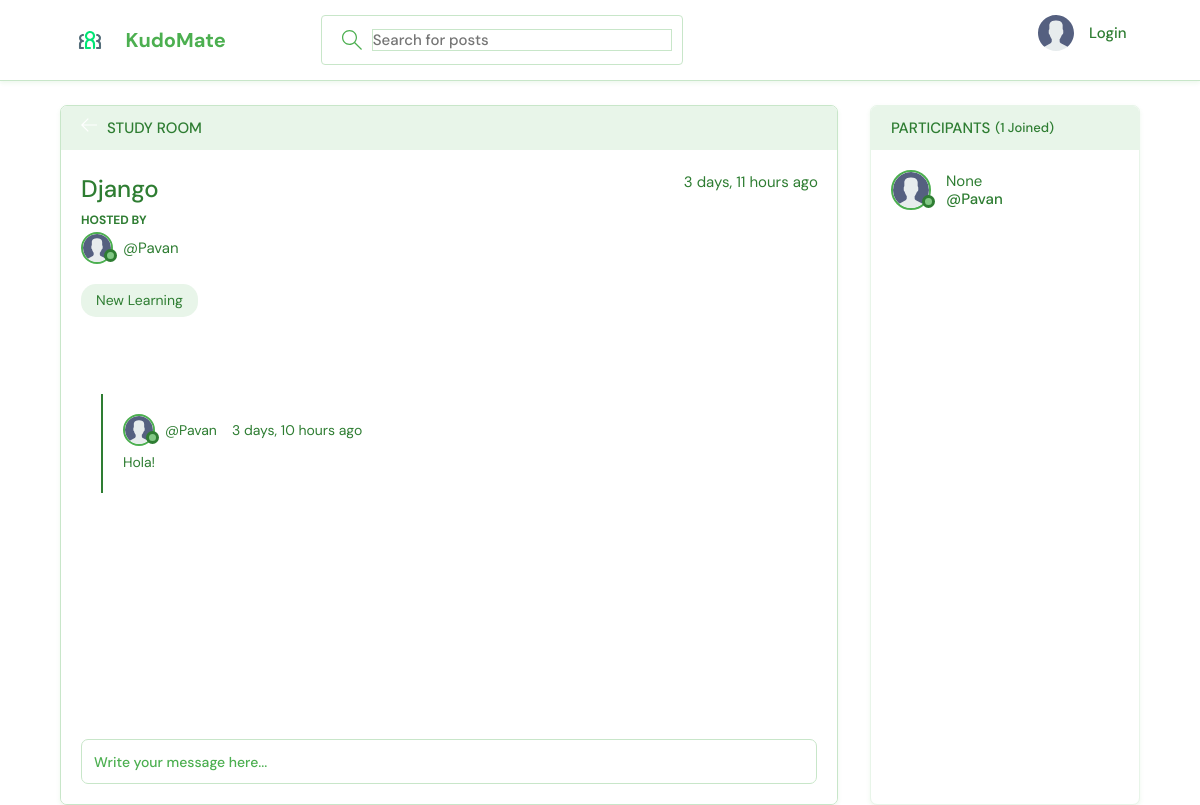
The page /room/1/ on the database its author committed.
### base/models.py (models this page shows, shortened)
class Room(models.Model):
    host = models.ForeignKey(User, on_delete=models.SET_NULL, null=True)
    topic = models.ForeignKey(Topic, on_delete=models.SET_NULL, null=True)
    name = models.CharField(max_length=200)
    description = models.TextField(null=True, blank=True)
    participants = models.ManyToManyField(
        User, related_name='participants', blank=True)
    updated = models.DateTimeField(auto_now=True)
    created = models.DateTimeField(auto_now_add=True)
    class Meta:
        ordering = ['-updated', '-created']

class User(AbstractUser):
    name = models.CharField(max_length=200, null=True)
    email = models.EmailField(unique=True, null=True)
    bio = models.TextField(null=True)
    avatar = models.ImageField(null=True, default="avatar.svg")
    credits = models.IntegerField(default=0)
    USERNAME_FIELD = 'email'
    REQUIRED_FIELDS = ['username']  # email is automatically required by USERNAME_FIELD
    objects = UserManager()

class Topic(models.Model):
    name = models.CharField(max_length=200)
    def __str__(self):
        return self.name

class Message(models.Model):
    user = models.ForeignKey(User, on_delete=models.CASCADE)
    room = models.ForeignKey(Room, on_delete=models.CASCADE)
    body = models.TextField()
    updated = models.DateTimeField(auto_now=True)
    created = models.DateTimeField(auto_now_add=True)
    class Meta:
        ordering = ['-updated', '-created']

### base/views.py (the view, shortened to what this page needs)
# urls.py: path('room/<str:pk>/', views.room, name="room"),
def room(request, pk):
    room = Room.objects.get(id=pk)
    room_messages = room.message_set.all()
    participants = room.participants.all()
    context = {'room': room, 'room_messages': room_messages,
               'participants': participants}
    return render(request, 'base/room.html', context)

### base/templates/base/room.html (shortened to what this page needs)
{% extends 'main.html' %}
{% block content %}
<main class="profile-page layout layout--2">
  <div class="container">
    <div class="room">
      <div class="room__top">
        <div class="room__topLeft">
          <a href="{% url 'home' %}">
            <svg version="1.1" xmlns="http://www.w3.org/2000/svg" width="32" height="32" viewBox="0 0 32 32">
              <title>arrow-left</title>
              <path
                d="M13.723 2.286l-13.723 13.714 13.719 13.714 1.616-1.611-10.96-10.96h27.625v-2.286h-27.625l10.965-10.965-1.616-1.607z">
              </path>
            </svg>
          </a>
          <h3>Study Room</h3>
        </div>
      </div>
      <div class="room__box scroll">
        <div class="room__header scroll">
          <div class="room__info">
            <h3>{{room.name}}</h3>
            <span>{{room.created|timesince}} ago</span>
          </div>
          <div class="room__hosted">
            <p>Hosted By</p>
            <a href="{% url 'user-profile' room.host.id %}" class="room__author">
              <div class="avatar avatar--small">
                <img src="{{room.host.avatar.url}}" />
              </div>
              <span>@{{room.host.username}}</span>
            </a>
          </div>
          <span class="room__topics">{{room.topic}}</span>
        </div>
        <div class="room__conversation">
          <div class="threads scroll">
            {% for message in room_messages %}
            <div class="thread">
              <div class="thread__top">
                <div class="thread__author">
                  <a href="{% url 'user-profile' message.user.id %}" class="thread__authorInfo">
                    <div class="avatar avatar--small">
                      <img src="{{message.user.avatar.url}}" />
                    </div>
                    <span>@{{message.user.username}}</span>
                  </a>
                  <span class="thread__date">{{message.created|timesince}} ago</span>
                </div>
              </div>
              <div class="thread__details">
                {{message.body}}
              </div>
            </div>
            {% endfor %}
          </div>
        </div>
      </div>
      <div class="room__message">
        <form action="" method="POST">
          <input name="body" placeholder="Write your message here..." />
        </form>
      </div>
    </div>
    <div class="participants">
      <h3 class="participants__top">Participants <span>({{participants.count}} Joined)</span></h3>
      <div class="participants__list scroll">
        {% for user in participants %}
        <a href="{%  url 'user-profile' user.id %}" class="participant">
          <div class="avatar avatar--medium">
            <img src="{{user.avatar.url}}" />
          </div>
          <p>
            {{user.name}}
            <span>@{{user.username}}</span>
          </p>
        </a>
        {% endfor %}
      </div>
    </div>
  </div>
</main>
{% endblock content %}

### static/styles/light-theme-override.css (style rules this page uses)
body { background-color: #FFFFFF !important; color: #2E7D32 !important; }
.roomListRoom, .activities, .layout__box, .room { background-color: #FFFFFF !important; border: 1px solid #C8E6C9 !important; box-shadow: 0 2px 4px rgba(76, 175, 80, 0.1) !important; }
h1, h2, h3, h4, h5, h6, p, span { color: #2E7D32 !important; }
a { color: #4CAF50 !important; }
input, textarea, select { background-color: #FFFFFF !important; border: 1px solid #C8E6C9 !important; color: #2E7D32 !important; }
[class*="__box"], [class*="__header"], [class*="__content"] { background-color: #FFFFFF !important; }
* { color: #2E7D32; }

### rows shown on the page
Room: name "Django", created "3 days, 11 hours", host.avatar (placeholder picture), host.username "Pavan", topic "New Learning"
Message: user.avatar (placeholder picture), user.username "Pavan", created "3 days, 10 hours", body "Hola!"
User: avatar (placeholder picture), name "None", username "Pavan"

### other values the page prints
{{ participants.count }} "1"
